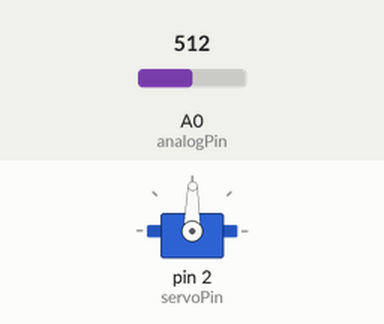
The sketch below on a simulated Arduino Uno, built with avr-gcc and run on an emulated ATmega328P. On the bench: servo. The inputs (shaded band) are chosen by the test bench; at power-on: A0 (analogPin) = 512.

Above: at 1.2 s.
1.3 s: A0 (analogPin) set to 716
At 2.5 s:
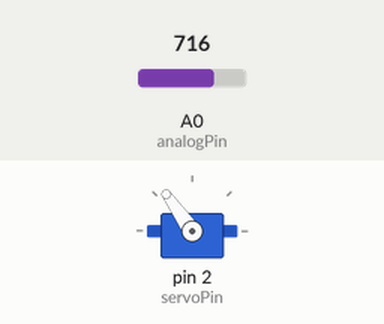
2.8 s: A0 (analogPin) set to 900
At 3.6 s:
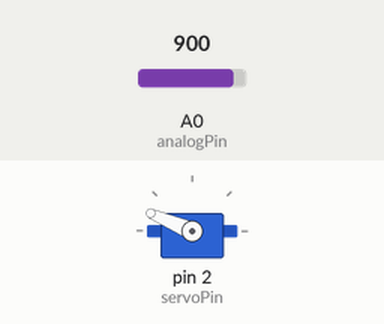
4.3 s: A0 (analogPin) set to 1023
At 5.0 s:
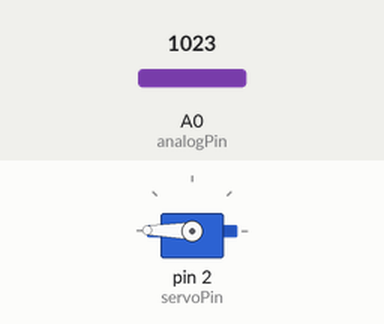
5.8 s: A0 (analogPin) set to 306
At 7.0 s:
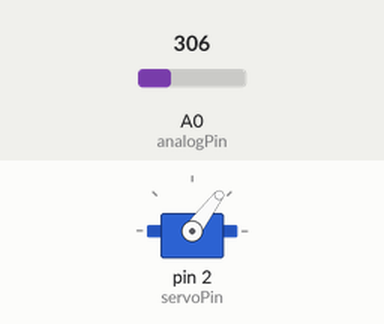
7.3 s: A0 (analogPin) set to 122
At 8.5 s:
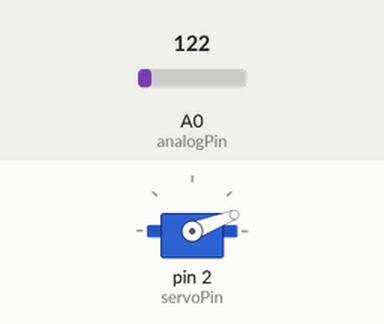
8.8 s: A0 (analogPin) set to 511
At 9.4 s:
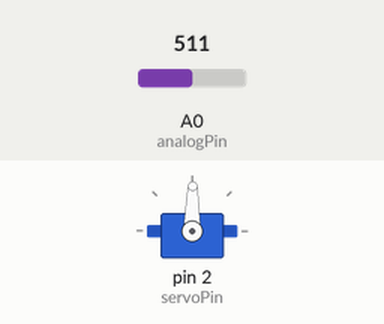
Timing chart, 0 to 11.3 s (numbered marks = the images above; inputs shaded):
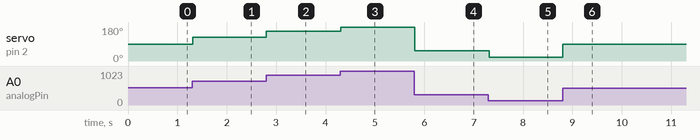

Measured:
- after the input at 1.3 s, servo on pin 2 (servoPin): 89° → 125° at once
- after the input at 2.8 s, servo on pin 2 (servoPin): 125° → 157° at once
- after the input at 4.3 s, servo on pin 2 (servoPin): 157° → 179° at once
- after the input at 5.8 s, servo on pin 2 (servoPin): 179° → 53° at once
- after the input at 7.3 s, servo on pin 2 (servoPin): 53° → 21° at once
- after the input at 8.8 s, servo on pin 2 (servoPin): 21° → 89° at once

The sketch:

PotentiometerServo.pde
```cpp
 #include <Servo.h>      // include the servo library

 Servo servoMotor;       // creates an instance of the servo object to control a servo

 int analogPin = 0;      // the analog pin that the sensor is on
 int analogValue = 0;    // the value returned from the analog sensor

 int servoPin = 2;

 void setup() {
   Serial.begin(9600);
   servoMotor.attach(servoPin);  // attaches the servo on pin 2 to the servo object
 }

 void loop()
 {

   analogValue = analogRead(analogPin);                 // read the analog input (value between 0 and 1023)
   analogValue = map(analogValue, 0, 1023, 0, 179);     // map the analog value (0 - 1023) to the angle of the servo (0 - 179)
   servoMotor.write(analogValue);                       // write the new mapped analog value to set the position of the servo

   delay(15);                                           // waits for the servo to get there
 }
```
